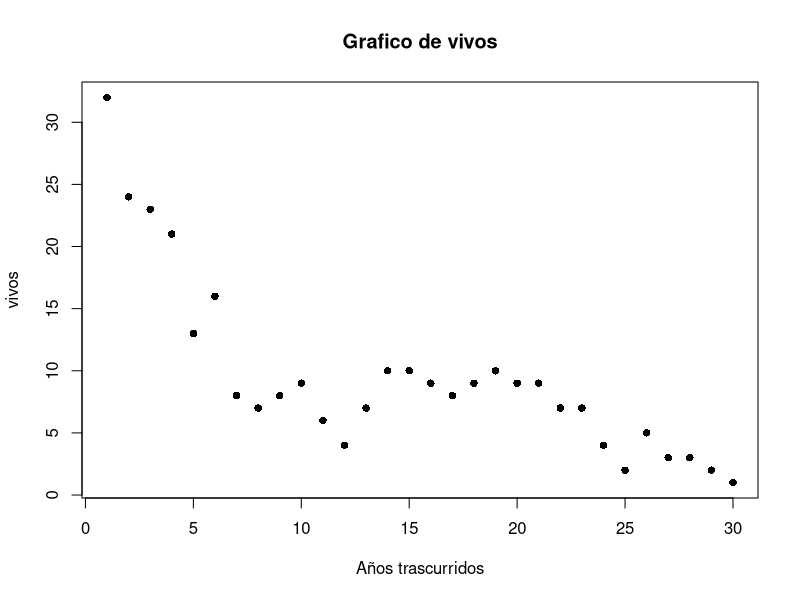

This chart was generated by the following R code:
paso= 1:30
vivos= c(32,24,23,21,13,16,8, 7, 8,9, 6 ,4 ,7,10,10,9,8,9,10,9,9,7,7,4,2,5,3,3,2,1)

plot(paso, vivos, main="Grafico de vivos", xlab="Años trascurridos", ylab="vivos",pch=16, )
